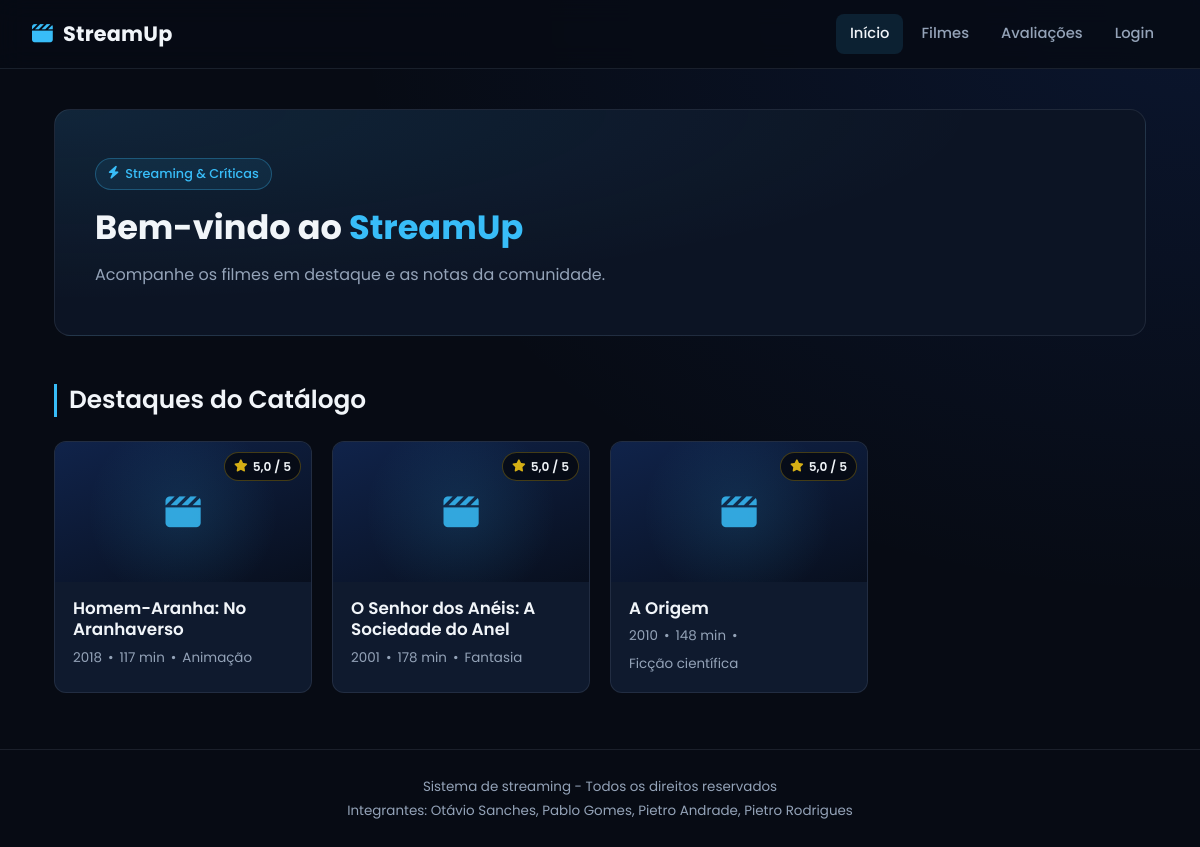
The page / on the database its author committed.
### tables this page shows
CREATE TABLE `filmes` (
  `id` int(11) NOT NULL,
  `titulo` varchar(150) NOT NULL,
  `sinopse` text NOT NULL,
  `ano_lancamento` year(4) NOT NULL,
  `avaliacao` decimal(3,2) NOT NULL,
  `duracao_minutos` int(11) NOT NULL,
  `genero` varchar(50) NOT NULL
);

### index.php (the view)
<?php
require __DIR__ . '/conexao.php';
require __DIR__ . '/cabecalho.php';
$sql_destaques = "SELECT
                    f.id, f.titulo, f.sinopse, f.ano_lancamento, f.duracao_minutos, f.genero,
                    COALESCE(ROUND(AVG(a.Score), 1), f.avaliacao) AS nota_final
                  FROM filmes f
                  LEFT JOIN avaliacoes a ON a.filme_id = f.id
                  GROUP BY f.id
                  ORDER BY nota_final DESC, f.id DESC
                  LIMIT 3";
$res_destaques = mysqli_query($conexao, $sql_destaques);
?>
<main>
    <section class="hero-home">
        <span class="hero-tag"><i class="fa-solid fa-bolt"></i> Streaming & Críticas</span>
        <h2>Bem-vindo ao <span>StreamUp</span></h2>
        <p>Acompanhe os filmes em destaque e as notas da comunidade.</p>
    </section>
    <section class="destaques-home">
        <h2>Destaques do Catálogo</h2>
        <?php if ($res_destaques && mysqli_num_rows($res_destaques) > 0) { ?>
            <div class="filmes-grid">
                <?php while ($filme = mysqli_fetch_assoc($res_destaques)) { ?>
                    <article class="filme-card">
                        <div class="filme-thumb">
                            <i class="fa-solid fa-clapperboard"></i>
                            <span class="badge-nota">
                                <i class="fa-solid fa-star"></i> <?php echo number_format((float) $filme['nota_final'], 1, ',', '.'); ?> / 5
                            </span>
                        </div>
                        <div class="filme-corpo">
                            <h3><?php echo htmlspecialchars($filme['titulo']); ?></h3>
                            <div class="filme-meta">
                                <span><?php echo htmlspecialchars($filme['ano_lancamento']); ?></span>
                                <span>•</span>
                                <span><?php echo (int) $filme['duracao_minutos']; ?> min</span>
                                <span>•</span>
                                <span><?php echo htmlspecialchars($filme['genero']); ?></span>
                            </div>
                        </div>
                    </article>
                <?php } ?>
            </div>
        <?php } else { ?>
            <p>Nenhum filme em destaque no momento.</p>
        <?php } ?>
    </section>
</main>
<?php require __DIR__ . '/rodape.php'; ?>

### css/style.css (style rules this page uses)
:root { --bg: #070b14; --bg-elevado: #0c1424; --card: #0f1a2e; --card-hover: #13213a; --input: #08101d; --borda: rgba(148, 163, 184, 0.14); --borda-forte: rgba(56, 189, 248, 0.32); --texto: #f1f5f9; --texto-suave: #cbd5e1; --texto-mudo: #94a3b8; --azul: #2563eb; --azul-claro: #3b82f6; --ciano: #38bdf8; --amarelo: #facc15; --verde: #34d399; --vermelho: #f87171; --raio-sm: 8px; --raio: 12px; --raio-lg: 16px; --sombra: 0 10px 30px rgba(0, 0, 0, 0.45); --sombra-hover: 0 14px 36px rgba(0, 0, 0, 0.55); --transicao: 0.2s ease; }
* { box-sizing: border-box; }
body { margin: 0; min-height: 100vh; display: flex; flex-direction: column; font-family: 'Poppins', 'Segoe UI', system-ui, sans-serif; line-height: 1.6; color: var(--texto); background: radial-gradient(ellipse at top right, rgba(37, 99, 235, 0.12), transparent 50%), var(--bg); -webkit-font-smoothing: antialiased; }
h1, h2, h3, h4 { margin: 0; line-height: 1.3; }
main { flex: 1; width: 100%; max-width: 1140px; margin: 0 auto; padding: 40px 24px 56px; }
main h2 { margin-bottom: 24px; padding-left: 12px; border-left: 3px solid var(--ciano); font-size: 1.55rem; font-weight: 600; }
main p { color: var(--texto-mudo); }
.hero-home { margin-bottom: 48px; padding: 48px 40px; border: 1px solid var(--borda); border-radius: var(--raio-lg); background: radial-gradient(ellipse at top left, rgba(56, 189, 248, 0.1), transparent 60%), var(--bg-elevado); }
.hero-tag { display: inline-flex; align-items: center; gap: 6px; margin-bottom: 16px; padding: 5px 12px; border: 1px solid rgba(56, 189, 248, 0.3); border-radius: 999px; background: rgba(56, 189, 248, 0.08); color: var(--ciano); font-size: 0.8rem; font-weight: 500; }
.hero-home h2 { margin-bottom: 12px; padding-left: 0; border-left: none; font-size: 2.1rem; font-weight: 700; }
.hero-home h2 span { color: var(--ciano); }
.hero-home p { max-width: 560px; margin: 0; font-size: 1rem; }
.filmes-grid { display: grid; grid-template-columns: repeat(auto-fill, minmax(250px, 1fr)); gap: 20px; }
.filme-card { display: flex; flex-direction: column; overflow: hidden; border: 1px solid var(--borda); border-radius: var(--raio); background: var(--card); transition: transform var(--transicao), border-color var(--transicao), box-shadow var(--transicao), background-color var(--transicao); }
.filme-thumb { position: relative; display: flex; align-items: center; justify-content: center; height: 140px; background: radial-gradient(circle at center, rgba(56, 189, 248, 0.12), transparent 65%), linear-gradient(160deg, #10234a, #080f1e); color: var(--ciano); font-size: 2.2rem; }
.filme-thumb i { opacity: 0.85; }
.badge-nota { position: absolute; top: 10px; right: 10px; display: inline-flex; align-items: center; gap: 5px; padding: 4px 9px; border: 1px solid rgba(250, 204, 21, 0.25); border-radius: 999px; background: rgba(5, 8, 15, 0.8); color: var(--texto); font-size: 0.76rem; font-weight: 600; }
.badge-nota i { color: var(--amarelo); }
.filme-corpo { display: flex; flex: 1; flex-direction: column; gap: 6px; padding: 16px 18px 18px; }
.filme-corpo h3 { font-size: 1.05rem; font-weight: 600; }
.filme-meta { display: flex; flex-wrap: wrap; gap: 6px; color: var(--texto-mudo); font-size: 0.84rem; }

### rows shown on the page
filmes: nota_final "5,0", titulo "Homem-Aranha: No Aranhaverso", ano_lancamento "2018", duracao_minutos "117", genero "Animação"
filmes: nota_final "5,0", titulo "O Senhor dos Anéis: A Sociedade do Anel", ano_lancamento "2001", duracao_minutos "178", genero "Fantasia"
filmes: nota_final "5,0", titulo "A Origem", ano_lancamento "2010", duracao_minutos "148", genero "Ficção científica"
